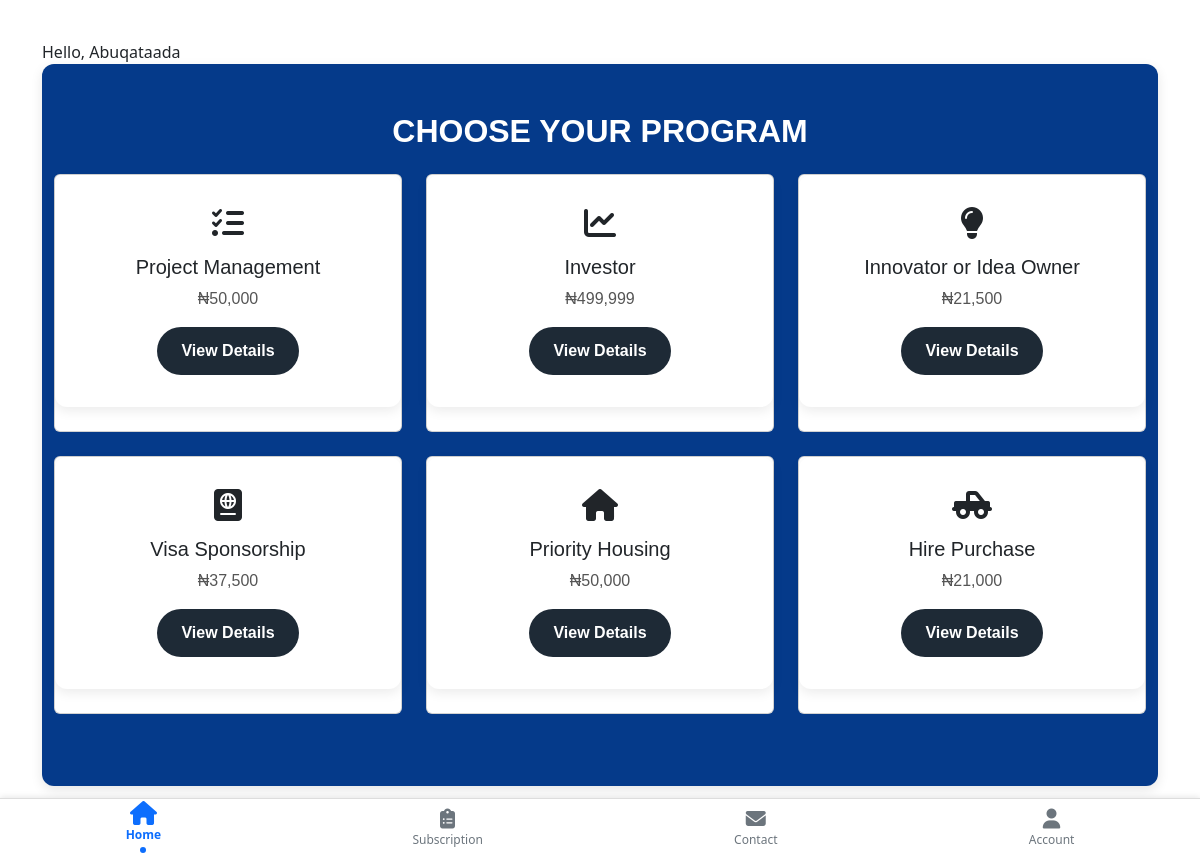
The app's page /choose-program (signed in) with its own data.
### app.py (models this page shows, shortened)
class User(db.Model, UserMixin):
    id = db.Column(db.Integer, primary_key=True)
    username = db.Column(db.String(150), nullable=False)
    first_name = db.Column(db.String(150), nullable=False)
    last_name = db.Column(db.String(150), nullable=False)
    town = db.Column(db.String(150), nullable=True)
    country = db.Column(db.String(150), nullable=True)
    phone = db.Column(db.String(150), nullable=True)
    email = db.Column(db.String(150), unique=True, nullable=False)
    password_hash = db.Column(db.String(200), nullable=False)
    is_admin = db.Column(db.Boolean, default=False)
    subscriptions = db.relationship('Subscription', backref='user', lazy=True)
    profile_picture = db.Column(db.String(200), nullable=True)

class Program(db.Model):
    id = db.Column(db.Integer, primary_key=True)
    name = db.Column(db.String(100), nullable=False)
    slug = db.Column(db.String(100), unique=True, nullable=False)
    price = db.Column(db.Float, nullable=False)
    icon = db.Column(db.String(50))
    subscriptions = db.relationship('Subscription', backref='program', lazy=True)

### app.py (the view)
@app.route('/choose-program')
@login_required
def choose_program():
    programs = Program.query.all()
    return render_template('choose_program.html', programs=programs)

### app.py (called while the page is built)
@login_manager.user_loader
def load_user(user_id):
    return User.query.get(int(user_id))

### templates/choose_program.html
{% extends "dashboard_base.html" %}
{% block content %}
<div class="container py-5">
  <h3 class="mb-4 ch-header">CHOOSE YOUR PROGRAM</h3>
  <div class="row">
    {% for program in programs %}
    <div class="col-md-4 mb-4">
      <div class="card h-100 text-center">
        <div class="card-body">
          <i class="{{ program.icon }} fa-2x mb-3"></i>
          <h5 class="card-title">{{ program.name }}</h5>
          <p>₦{{ "{:,.0f}".format(program.price) }}</p>
          <a href="{{ url_for('program_detail', slug=program.slug) }}" class="btn btn-primary">View Details</a>
        </div>
      </div>
    </div>
    {% endfor %}
  </div>
</div>
{% endblock %}

### templates/dashboard_base.html (shortened to what this page needs)
<!DOCTYPE html>
<html lang="en">
<head>
  <link href="https://cdn.jsdelivr.net/npm/bootstrap@5.3.3/dist/css/bootstrap.min.css" rel="stylesheet">
  <link rel="stylesheet" href="https://cdnjs.cloudflare.com/ajax/libs/font-awesome/6.4.0/css/all.min.css">
  <link rel="stylesheet" href="{{ url_for('static', filename='css/dashboard.css') }}">
  <link rel="stylesheet" href="{{ url_for('static', filename='css/contact.css') }}">
</head>
<body class="d-flex flex-column min-vh-100">
  <main class="container py-4 mb-5">
    Hello, {{ current_user.username }}
    {% block content %}{% endblock %}
  </main>
  {% include 'dashboard_navbar.html' %}
</body>
</html>

### templates/dashboard_navbar.html
<nav class="bottom-nav">
  <a href="{{ url_for('choose_program') }}" class="{% if request.endpoint == 'choose_program' %}active{% endif %}">
    <i class="fas fa-home"></i>
    Home
  </a>
  <a href="{{ url_for('choose_program') }}" class="{% if request.endpoint == 'subscription' %}active{% endif %}">
    <i class="fas fa-clipboard-list"></i>
    Subscription
  </a>
  <a href="{{ url_for('contact') }}" class="{% if request.endpoint == 'contact' %}active{% endif %}">
    <i class="fas fa-envelope"></i>
    Contact
  </a>
  <a href="{{ url_for('dashboard') }}" class="{% if request.endpoint == 'dashboard' %}active{% endif %}">
    <i class="fas fa-user"></i>
    Account
  </a>
</nav>

### static/css/dashboard.css (style rules this page uses)
.bottom-nav { position: fixed; bottom: 0; left: 0; right: 0; height: 60px; background: #ffffff; border-top: 1px solid #ddd; display: flex; justify-content: space-around; align-items: center; z-index: 1030; box-shadow: 0 -1px 6px rgba(0, 0, 0, 0.1); }
.bottom-nav a { flex-grow: 1; text-align: center; color: #6c757d; text-decoration: none; font-size: 12px; transition: all 0.3s; }
.bottom-nav a i { display: block; font-size: 20px; margin-bottom: 2px; }
.bottom-nav a.active { color: #0d6efd; font-weight: 600; }
.bottom-nav a.active i { transform: scale(1.2); color: #0d6efd; }
.bottom-nav a.active::after { content: ""; display: block; width: 6px; height: 6px; background: #0d6efd; border-radius: 50%; margin: 3px auto 0; }
.ch-header { font-family: 'Poppins', sans-serif; font-size: 2rem; font-weight: 700; text-align: center; margin-bottom: 1.5rem; color: #ffffff; }
.py-5 { justify-content: center; text-align: center; color: #333; font-family: 'Poppins', sans-serif; font-size: 1rem; line-height: 1.6; background: #053a8a; border-radius: 12px; box-shadow: 0 4px 12px rgba(0,0,0,0.1); }
.card-body { background: #ffffff; padding: 2rem; margin-bottom: 1.5rem; border-radius: 12px; border: none; box-shadow: 0 4px 12px rgba(0,0,0,0.08); transition: transform 0.3s ease, box-shadow 0.3s ease; }
.card-body p { font-size: 1rem; color: #555; margin-bottom: 1rem; line-height: 1.5; }
.card-body .btn { padding: 0.75rem 1.5rem; border-radius: 50px; font-weight: 600; transition: background 0.3s ease; }
.card-body .btn-primary { background: #1e2a36; border: none; }

### records on screen
User: username "Abuqataada"
Program: name "Project Management", price "50,000"
Program: name "Investor", price "499,999"
Program: name "Innovator or Idea Owner", price "21,500"
Program: name "Visa Sponsorship", price "37,500"
Program: name "Priority Housing", price "50,000"
Program: name "Hire Purchase", price "21,000"
